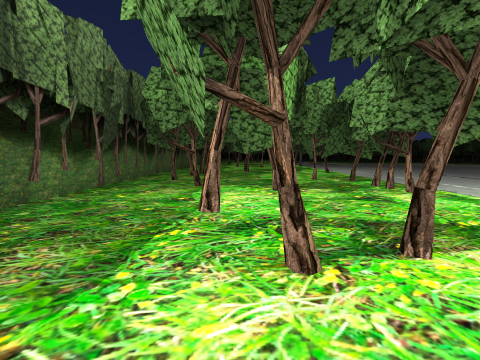
[1] (above)

24 first-person views from a walk through a Unity game level. The camera is 1.2 m above the floor, tilts 6° down and sees 90° across. The floor is counted in squares, 2 m on a side. Each view is taken from the middle of a square. On the plan, view 1 faces up. The plan holds only what a view shows up to about 9 squares ahead; the rest is blank. The place goes on beyond the plan. The player character is not drawn. Some surface patterns are stand-ins.

[2]
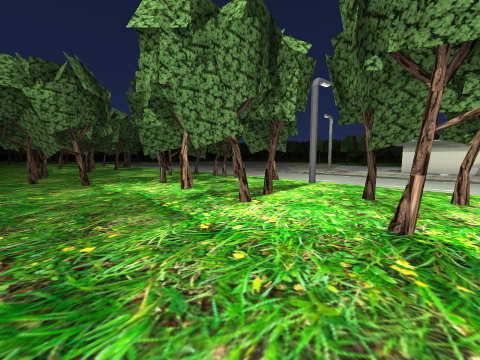

[3]
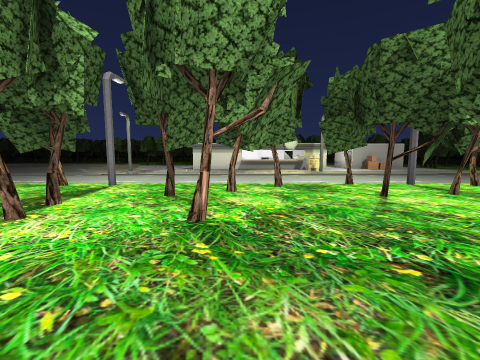

[4]
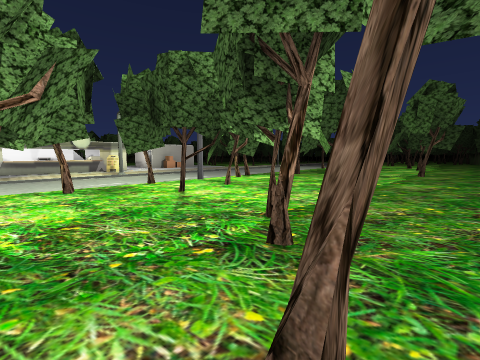

[5]
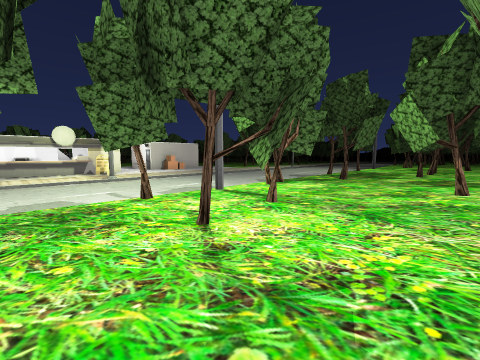

[6]
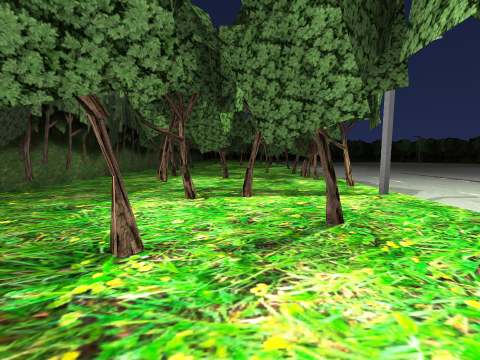

[7]
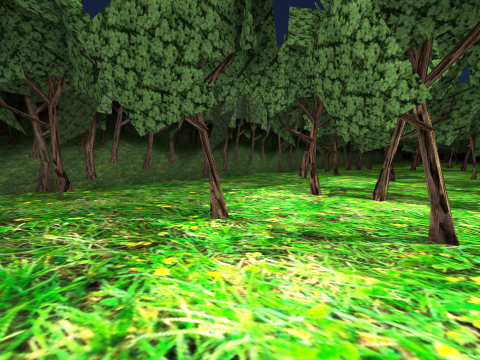

[8]
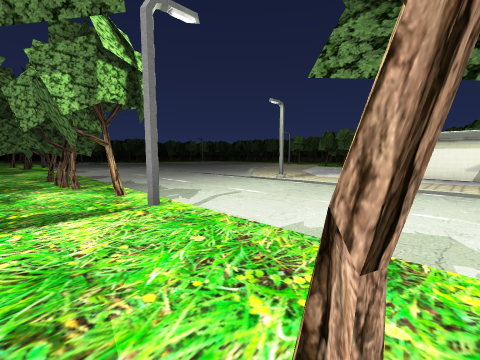

[9]
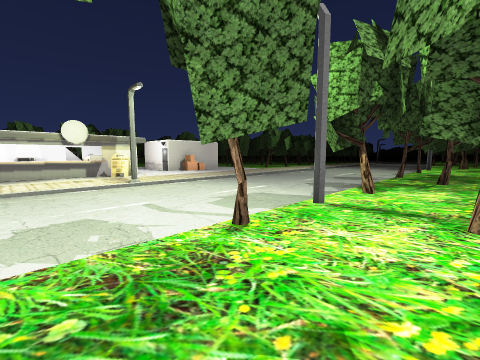

[10]
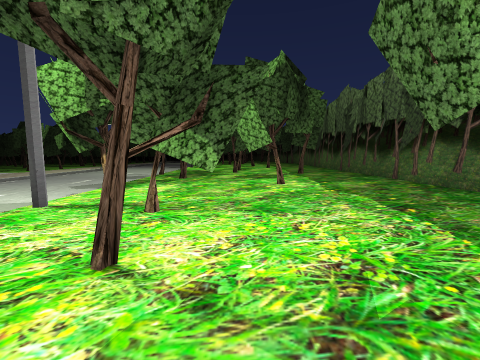

[11]
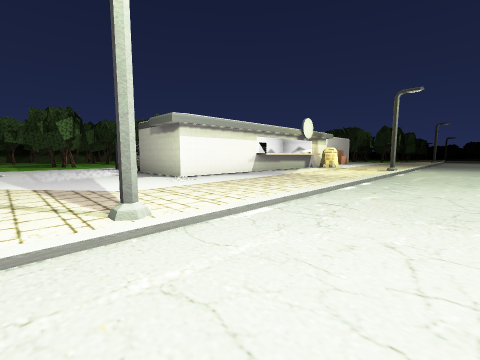

[12]
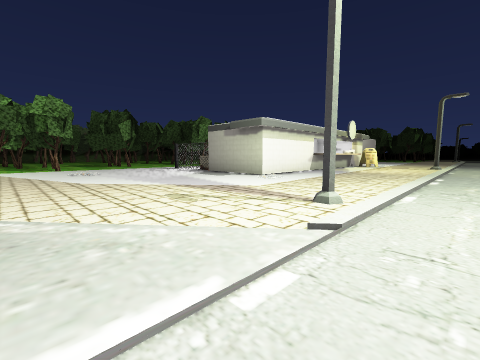

[13]
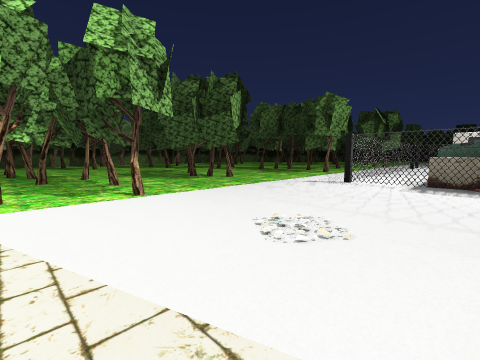

[14]
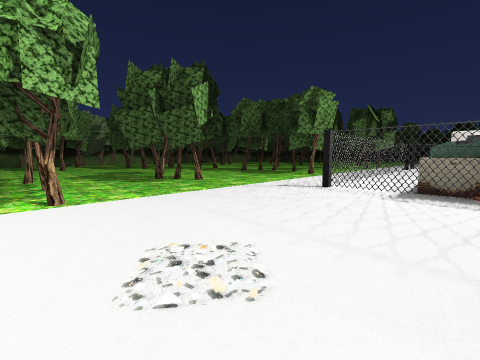

[15]
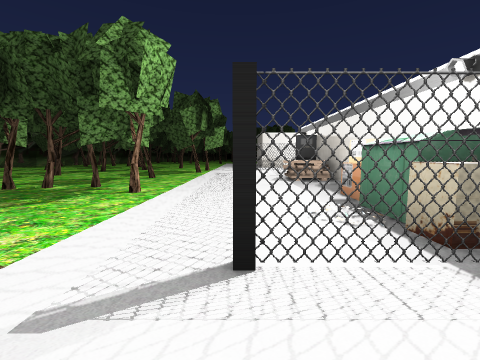

[16]
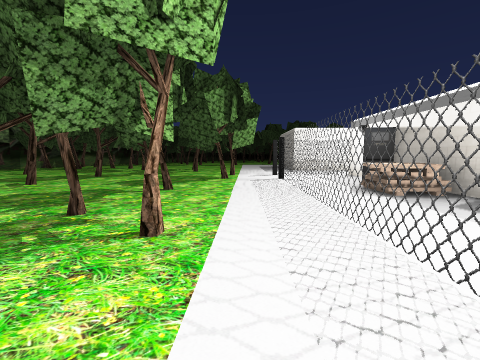

[17]
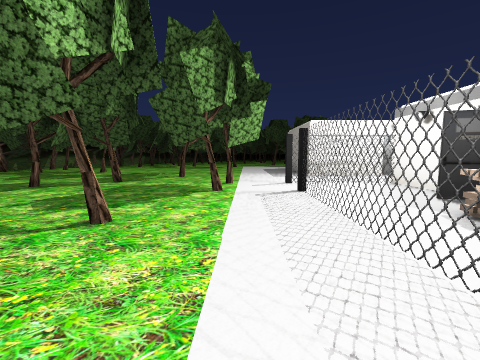

[18]
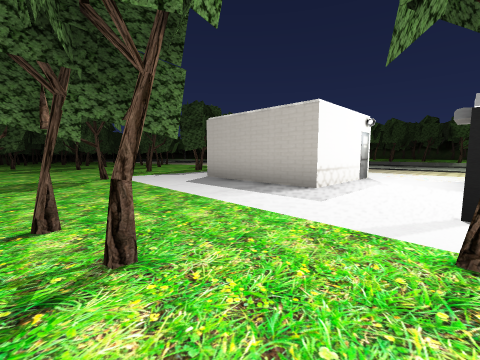

[19]
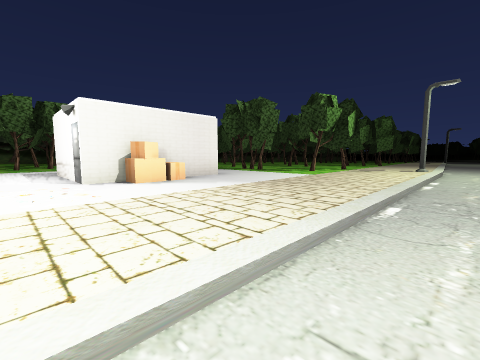

[20]
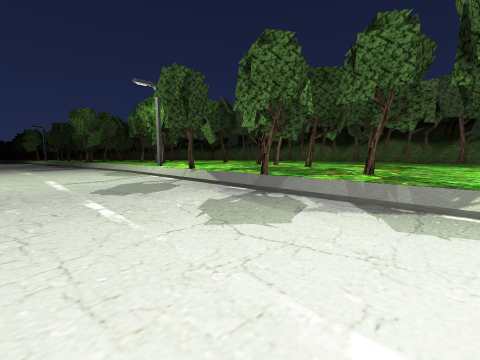

[21]
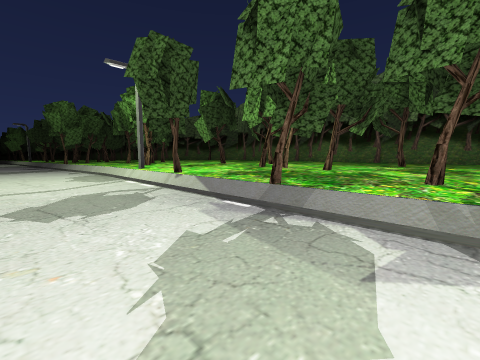

[22]
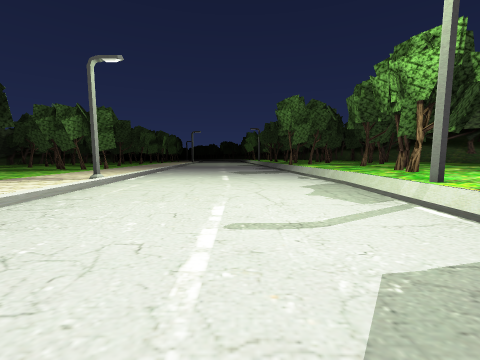

[23]
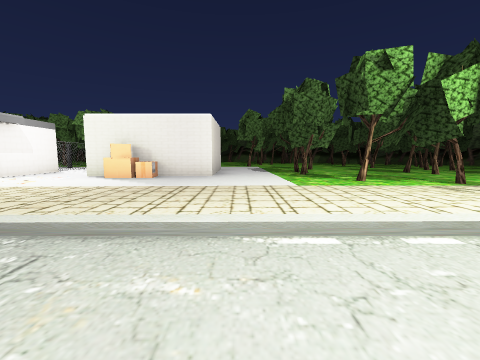

[24]
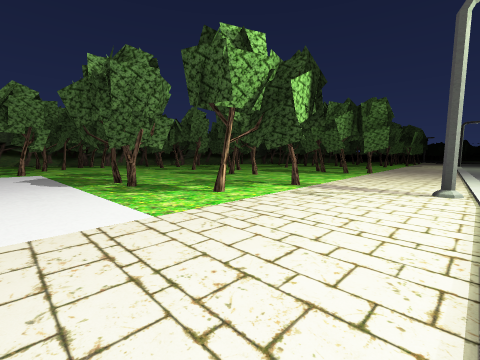

### Floor plan
Key: @ floor where view 1 was taken; # wall or solid block; x gap in a wall; . main floor; : floor 0.25 m higher than the main floor; - floor 0.25 m lower than the main floor; + floor 0.5 m higher than the main floor; / step, stairs or slope; = window, fence, low wall or low ledge; ^ raised ledge.
Columns run from 3 left of view 1 to 22 right of it. Each row starts with its distance up from view 1.
  7 #+#++++/..............x..#
  6 ##+++##/..............###.
  5 #+++++#/.........../......
  4 #+#+++x/....#.............
  3 #+++++#/...............#..
  2 #++#xx#/......./...=#...#.
  1 #++++++/........##=#=.....
  0 #++@+#+/........# ##=.....
 -1 #++#++#/.......^  ^#=.###
 -2 ##++++x/.......^  ^==.....
 -3  +#xx##/.......^^ #==.#...
 -4  ++++x+/.......^  ##=....#
 -5  ++++##/....#..## ##=.#...
 -6 #+++++##........##===#..#.
 -7 #++++++#..................
 -8 #++++#+/.........###..#..#
 -9 #++++++/........## #...#.#
-10 #+#+#+#/........#  #.....
-11 #+++x++/........####....
-12 #+++#++#.................
-13  ++#++#/...............#.
-14    +++#/.........##.....
-15     #+x/...........#....
-16     +##/.......#........
-17    ++#+/....#.......  .#
-18   +++#+/----/.......  ..
-19  ++#++:/----/......
-20  #+ # :x----/......
-21             /..##
-22             /..
-23             -.

Where each view was taken, in squares from view 1:
view 1: 0 up, 0 right, facing up
view 2: 1 down, 2 left, facing up-right
view 3: 1 down, 2 left, facing right
view 4: 1 down, 2 left, facing down-right
view 5: 2 down, 0 right, facing down-right
view 6: 2 down, 1 right, facing up
view 7: 2 down, 2 right, facing up-left
view 8: 1 down, 2 right, facing up-right
view 9: 2 down, 2 right, facing down-right
view 10: 2 down, 1 right, facing down
view 11: 5 up, 7 right, facing down-right
view 12: 7 up, 8 right, facing down-right
view 13: 7 up, 15 right, facing down-right
view 14: 6 up, 15 right, facing down-right
view 15: 3 up, 17 right, facing down
view 16: 1 up, 18 right, facing down
view 17: 1 down, 18 right, facing down
view 18: 6 down, 20 right, facing down-left
view 19: 7 down, 8 right, facing down-right
view 20: 7 down, 7 right, facing down-left
view 21: 8 down, 6 right, facing down-left
view 22: 11 down, 6 right, facing down
view 23: 12 down, 7 right, facing right
view 24: 12 down, 9 right, facing down-right
